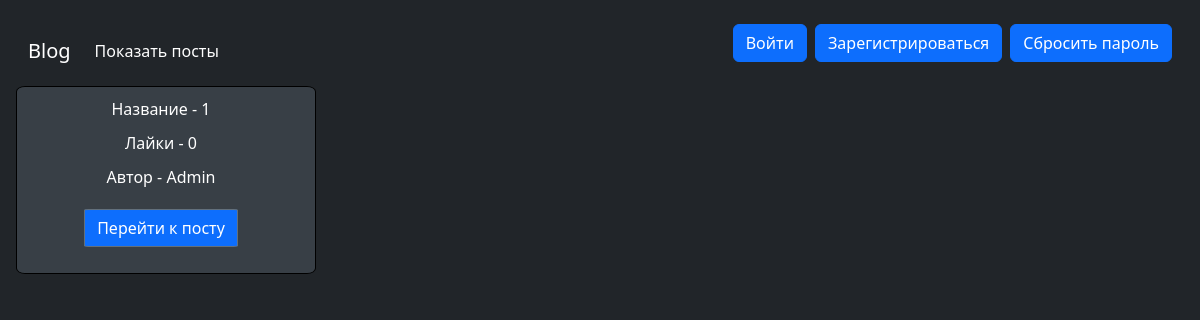
Before: / with the older database file.
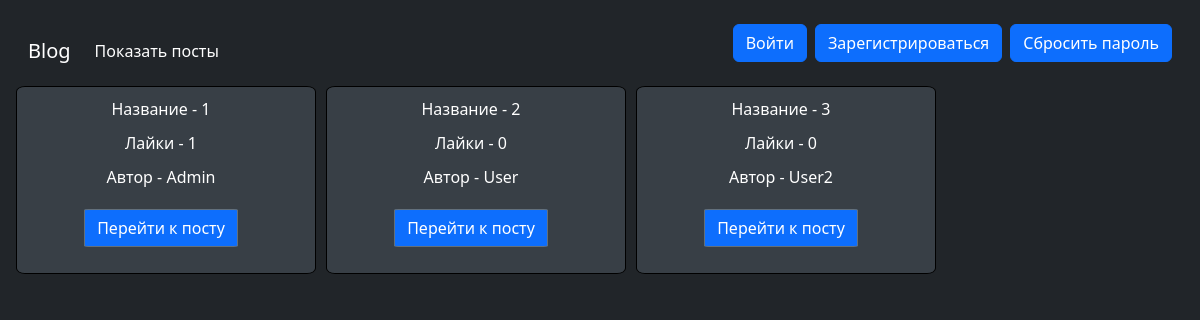
After: the same page with the newer database file.
### Posts/models.py (models this page shows, shortened)
class Post(models.Model):
    Author = models.ForeignKey(User, on_delete=models.CASCADE)
    Title = models.CharField(max_length=50)
    Text = models.TextField()
    Likes = models.PositiveIntegerField(default=0)

### Posts/views.py (the view)
# urls.py: path('', show_index_page, name="index"),
def show_index_page(request):
    context = {"Posts": Post.objects.all()}
    return render(request, "Posts/index.html", context=context)

### Posts/templates/Posts/index.html (shortened to what this page needs)
{% extends "Posts/base.html" %}
{% block content %}
<div style="display: flex; flex-wrap: wrap; flex:1;">
    {% for Post in Posts %}
    <div style="background-color: #383f46; border-radius: 3%; width: 300px; border: 1px solid black; margin-right: 10px; ; margin-bottom: 10px; text-align: center; padding-right: 10px;">
        <p style="margin: 10px;">Название - {{Post.Title}}</p>
        <p style="margin: 10px;"> Лайки - {{Post.Likes}}</p>
        <p style="margin: 10px;" >Автор - {{Post.Author}}</p>
        <p><a href="{% url 'post' Post.pk %}" name="add_button" class="btn btn-primary"
              style="margin-top: 20px;  margin: 10px; border: 1px solid #63707c; border-radius: 3%;color: white;  text-decoration: none;">Перейти
            к посту</a></p>
    </div>
    {% endfor %}
</div>
{% endblock %}

### Posts/templates/Posts/base.html (shortened to what this page needs)
<!DOCTYPE html>
<html lang="en">
<head>
  <link href="https://cdn.jsdelivr.net/npm/bootstrap@5.3.2/dist/css/bootstrap.min.css" rel="stylesheet">
</head>
<body class="d-flex h-100 text-center text-bg-dark">
  <div class="cover-container d-flex w-100 h-100 p-3 mx-auto flex-column">
    <nav style="width: 100%;" class="navbar navbar-expand navbar-dark bg-dark" aria-label="Second navbar example">
        <div class="container-fluid">
          <a class="navbar-brand" href="{%url "index"%}">Blog</a>
          <div class="collapse navbar-collapse" id="navbarsExample02">
            <ul class="navbar-nav me-auto">
             <li class="nav-item">
                <a class="nav-link active" aria-current="page" href="{%url "index"%}">Показать посты</a>
              </li>
            </ul>
            {% if user.is_authenticated %}
            <p class="navbar-text">Пользователь {{request.user}}</p>
            <p class="ms-2"><a class="btn btn-primary" href="{% url 'change_password' %}">Сменить пароль</a ></p>
            <p class="ms-2"><a class="btn btn-primary" href="{% url 'logout' %}">Выйти</a></p>
            {% else %}
            <p class="ms-2"><a class="btn btn-primary" href="{% url 'login' %}">Войти</a></p>
            <p class="ms-2"><a class="btn btn-primary" href="{% url 'register' %}">Зарегистрироваться</a></p>
            <p class="ms-2"><a class="btn btn-primary" href="{% url 'password_reset' %}">Сбросить пароль</a></p>
            {% endif %}
          </div>
        </div>
      </nav>
    {% block content %}
    {% endblock %}
  </div>
</body>
</html>

Changed rows visible on the page:
changed Post "Admin": Likes "0" → "1"
added Post: Title "2", Likes "0", Author "User"
added Post: Title "3", Likes "0", Author "User2"
